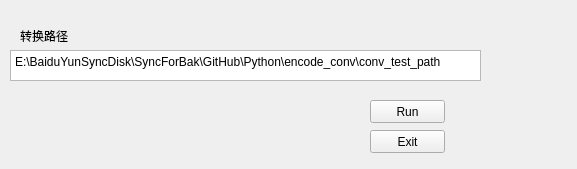
<?xml version="1.0" encoding="UTF-8"?>
<ui version="4.0">
 <class>MyForm</class>
 <widget class="QWidget" name="MyForm">
  <property name="geometry">
   <rect>
    <x>0</x>
    <y>0</y>
    <width>577</width>
    <height>169</height>
   </rect>
  </property>
  <property name="windowTitle">
   <string>Form</string>
  </property>
  <widget class="QPushButton" name="exitButton">
   <property name="geometry">
    <rect>
     <x>370</x>
     <y>130</y>
     <width>75</width>
     <height>23</height>
    </rect>
   </property>
   <property name="text">
    <string>Exit</string>
   </property>
  </widget>
  <widget class="QLabel" name="label">
   <property name="geometry">
    <rect>
     <x>20</x>
     <y>30</y>
     <width>54</width>
     <height>12</height>
    </rect>
   </property>
   <property name="text">
    <string>转换路径</string>
   </property>
  </widget>
  <widget class="QTextEdit" name="textEdit">
   <property name="geometry">
    <rect>
     <x>10</x>
     <y>50</y>
     <width>471</width>
     <height>31</height>
    </rect>
   </property>
   <property name="html">
    <string>&lt;!DOCTYPE HTML PUBLIC &quot;-//W3C//DTD HTML 4.0//EN&quot; &quot;http://www.w3.org/TR/REC-html40/strict.dtd&quot;&gt;
&lt;html&gt;&lt;head&gt;&lt;meta name=&quot;qrichtext&quot; content=&quot;1&quot; /&gt;&lt;style type=&quot;text/css&quot;&gt;
p, li { white-space: pre-wrap; }
&lt;/style&gt;&lt;/head&gt;&lt;body style=&quot; font-family:'SimSun'; font-size:9pt; font-weight:400; font-style:normal;&quot;&gt;
&lt;p style=&quot; margin-top:0px; margin-bottom:0px; margin-left:0px; margin-right:0px; -qt-block-indent:0; text-indent:0px;&quot;&gt;E:\BaiduYunSyncDisk\SyncForBak\GitHub\Python\encode_conv\conv_test_path&lt;/p&gt;&lt;/body&gt;&lt;/html&gt;</string>
   </property>
  </widget>
  <widget class="QPushButton" name="RunButton">
   <property name="geometry">
    <rect>
     <x>370</x>
     <y>100</y>
     <width>75</width>
     <height>23</height>
    </rect>
   </property>
   <property name="text">
    <string>Run</string>
   </property>
  </widget>
 </widget>
 <resources/>
 <connections>
  <connection>
   <sender>exitButton</sender>
   <signal>clicked()</signal>
   <receiver>MyForm</receiver>
   <slot>close()</slot>
   <hints>
    <hint type="sourcelabel">
     <x>351</x>
     <y>259</y>
    </hint>
    <hint type="destinationlabel">
     <x>170</x>
     <y>213</y>
    </hint>
   </hints>
  </connection>
 </connections>
 <slots>
  <slot>ftpCon()</slot>
 </slots>
</ui>
